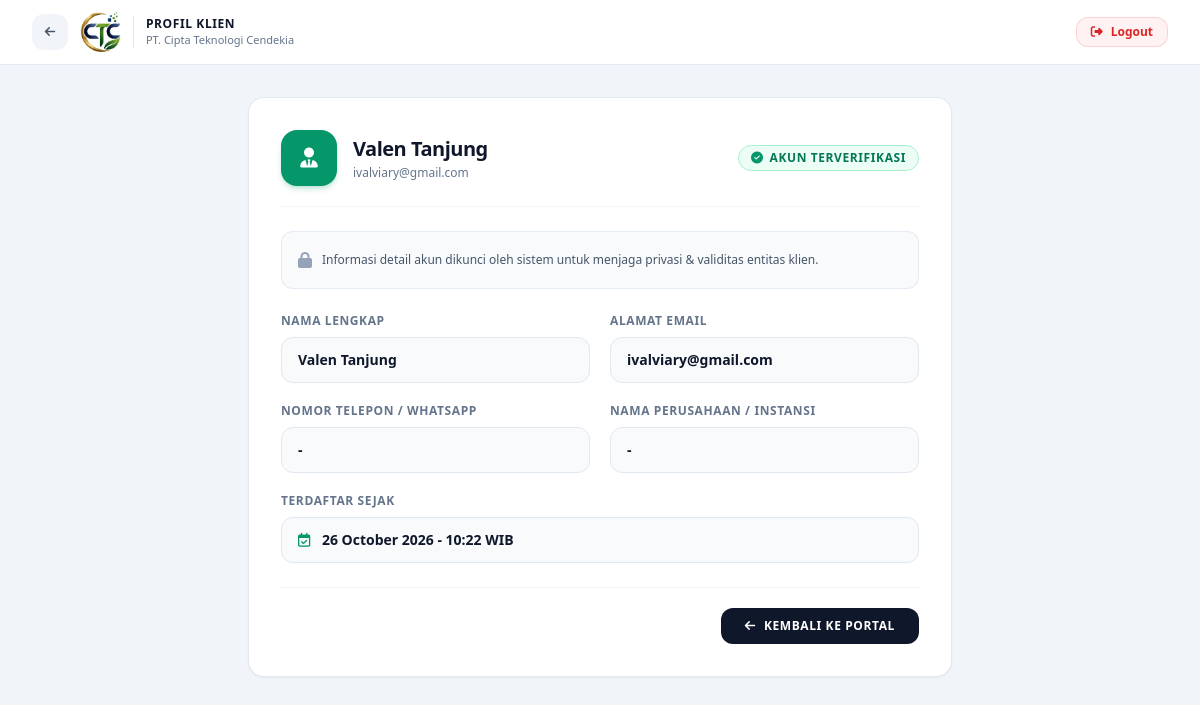
Page /client/profile.php (signed in) on the committed database.
### tables this page shows
CREATE TABLE `clients` (
  `id` int(11) NOT NULL,
  `nama` varchar(150) NOT NULL,
  `email` varchar(150) NOT NULL,
  `password` varchar(255) NOT NULL,
  `is_verified` tinyint(1) NOT NULL DEFAULT 0,
  `otp_code` varchar(10) DEFAULT NULL,
  `otp_expiry` datetime DEFAULT NULL,
  `reset_token` varchar(100) DEFAULT NULL,
  `reset_token_expiry` datetime DEFAULT NULL,
  `created_at` timestamp NOT NULL DEFAULT current_timestamp()
);

### client/profile.php (the view, shortened to what this page needs)
<?php
require_once __DIR__ . '/../config/database.php';
$client_id    = intval($_SESSION['client_user_id']);
$client_email = $_SESSION['client_email'] ?? '';
$stmtClient = $pdo->prepare("SELECT * FROM clients WHERE id = ? LIMIT 1");
$stmtClient->execute([$client_id]);
$client_db = $stmtClient->fetch();
$stmtReq = $pdo->prepare("SELECT client_phone, company_name FROM client_requirements WHERE client_id = ? OR LOWER(client_email) = LOWER(?) ORDER BY id DESC LIMIT 1");
$stmtReq->execute([$client_id, $client_email]);
$req_data = $stmtReq->fetch();
$client_phone = !empty($req_data['client_phone']) ? $req_data['client_phone'] : '-';
$company_name = !empty($req_data['company_name']) ? $req_data['company_name'] : '-';
?>
<!DOCTYPE html>
<html lang="id">
<head>
    <script src="https://cdn.tailwindcss.com"></script>
    <link rel="stylesheet" href="https://cdnjs.cloudflare.com/ajax/libs/font-awesome/6.4.0/css/all.min.css">
</head>
<body class="bg-slate-100 text-slate-800 min-h-screen font-sans antialiased selection:bg-emerald-600 selection:text-white flex flex-col">
<header class="bg-white border-b border-slate-200/90 px-4 sm:px-8 py-3 flex items-center justify-between sticky top-0 z-30 shadow-xs">
    <div class="flex items-center gap-3 min-w-0">
        <a href="portal.php" class="btn-press w-9 h-9 bg-slate-100 hover:bg-slate-200 text-slate-600 rounded-xl flex items-center justify-center transition shrink-0" title="Kembali ke Portal">
            <i class="fa-solid fa-arrow-left text-xs"></i>
        </a>
        <img src="../assets/images/logo.png" alt="Logo CTC" class="h-9 sm:h-10 w-auto object-contain shrink-0">
        <div class="min-w-0 border-l border-slate-200 pl-3">
            <h1 class="text-xs font-bold text-slate-900 uppercase tracking-wider">PROFIL KLIEN</h1>
            <p class="text-[11px] text-slate-500 font-medium truncate">PT. Cipta Teknologi Cendekia</p>
        </div>
    </div>
    <div class="flex items-center gap-3">
        <a href="portal.php?action=logout" class="btn-press px-3.5 py-1.5 bg-red-50 hover:bg-red-100/80 text-red-600 border border-red-200/80 rounded-xl text-xs font-semibold transition flex items-center gap-2">
            <i class="fa-solid fa-right-from-bracket"></i>
            <span class="hidden sm:inline">Logout</span>
        </a>
    </div>
</header>
<main class="max-w-3xl w-full mx-auto p-4 sm:p-6 md:p-8 flex-1">
    <div class="bg-white border border-slate-200/90 rounded-2xl p-6 sm:p-8 shadow-sm space-y-6">
        <div class="flex flex-col sm:flex-row items-start sm:items-center justify-between border-b border-slate-100 pb-5 gap-4">
            <div class="flex items-center gap-4">
                <div class="w-14 h-14 rounded-2xl bg-emerald-600 text-white flex items-center justify-center text-xl font-bold shadow-md shadow-emerald-600/20 shrink-0">
                    <i class="fa-solid fa-user-tie"></i>
                </div>
                <div>
                    <h2 class="text-lg sm:text-xl font-bold text-slate-900 tracking-tight">
                        <?= htmlspecialchars($client_db['nama']) ?>
                    </h2>
                    <p class="text-xs text-slate-500 font-normal mt-0.5">
                        <?= htmlspecialchars($client_db['email']) ?>
                    </p>
                </div>
            </div>
            <span class="px-3 py-1 bg-emerald-50 text-emerald-700 border border-emerald-200 rounded-full text-xs font-semibold uppercase tracking-wider flex items-center gap-1.5">
                <i class="fa-solid fa-circle-check text-emerald-600"></i> Akun Terverifikasi
            </span>
        </div>
        <div class="bg-slate-50 border border-slate-200/80 p-4 rounded-xl text-xs text-slate-600 flex items-center gap-2.5">
            <i class="fa-solid fa-lock text-slate-400 text-base shrink-0"></i>
            <span>Informasi detail akun dikunci oleh sistem untuk menjaga privasi & validitas entitas klien.</span>
        </div>
        <div class="grid grid-cols-1 sm:grid-cols-2 gap-5 text-xs sm:text-sm">
            <div>
                <label class="block text-xs font-semibold uppercase tracking-wider text-slate-500 mb-2">Nama Lengkap</label>
                <div class="w-full px-4 py-3 rounded-xl border border-slate-200 bg-slate-50 text-slate-900 font-semibold cursor-not-allowed select-none">
                    <?= htmlspecialchars($client_db['nama']) ?>
                </div>
            </div>
            <div>
                <label class="block text-xs font-semibold uppercase tracking-wider text-slate-500 mb-2">Alamat Email</label>
                <div class="w-full px-4 py-3 rounded-xl border border-slate-200 bg-slate-50 text-slate-900 font-semibold cursor-not-allowed select-none break-all">
                    <?= htmlspecialchars($client_db['email']) ?>
                </div>
            </div>
            <div>
                <label class="block text-xs font-semibold uppercase tracking-wider text-slate-500 mb-2">Nomor Telepon / WhatsApp</label>
                <div class="w-full px-4 py-3 rounded-xl border border-slate-200 bg-slate-50 text-slate-900 font-semibold cursor-not-allowed select-none">
                    <?= htmlspecialchars($client_phone) ?>
                </div>
            </div>
            <div>
                <label class="block text-xs font-semibold uppercase tracking-wider text-slate-500 mb-2">Nama Perusahaan / Instansi</label>
                <div class="w-full px-4 py-3 rounded-xl border border-slate-200 bg-slate-50 text-slate-900 font-semibold cursor-not-allowed select-none">
                    <?= htmlspecialchars($company_name) ?>
                </div>
            </div>
            <div class="sm:col-span-2">
                <label class="block text-xs font-semibold uppercase tracking-wider text-slate-500 mb-2">Terdaftar Sejak</label>
                <div class="w-full px-4 py-3 rounded-xl border border-slate-200 bg-slate-50 text-slate-900 font-semibold cursor-not-allowed select-none">
                    <i class="fa-regular fa-calendar-check text-emerald-600 mr-2"></i>
                    <?= date('d F Y - H:i', strtotime($client_db['created_at'])) ?> WIB
                </div>
            </div>
        </div>
        <div class="border-t border-slate-100 pt-5 flex justify-end">
            <a href="portal.php" class="btn-press px-6 py-2.5 bg-slate-900 hover:bg-slate-800 text-white rounded-xl text-xs font-semibold uppercase tracking-wider transition shadow-xs flex items-center gap-2">
                <i class="fa-solid fa-arrow-left text-xs"></i>
                <span>Kembali ke Portal</span>
            </a>
        </div>
    </div>
</main>
</body>
</html>

### client/profile.php (style rules this page uses)
body { font-family: 'Plus Jakarta Sans', sans-serif; }
.btn-press { transition: all 0.2s cubic-bezier(0.4, 0, 0.2, 1); }

### rows in the picture
clients: nama "Valen Tanjung", email "ivalviary@gmail.com", created_at "26 October 2026 - 10:22"

### other values in the picture
$client_phone "-"
$company_name "-"
